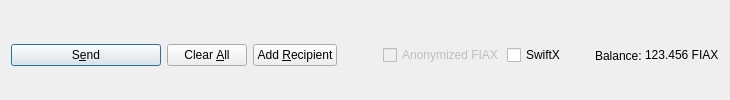
         <widget class="QFrame" name="frame_Send">
          <layout class="QHBoxLayout" name="horizontalLayout">
           <property name="bottomMargin">
            <number>0</number>
           </property>
           <item>
            <widget class="QPushButton" name="sendButton">
             <property name="minimumSize">
              <size>
               <width>150</width>
               <height>0</height>
              </size>
             </property>
             <property name="toolTip">
              <string>Confirm the send action</string>
             </property>
             <property name="text">
              <string>S&amp;end</string>
             </property>
             <property name="icon">
              <iconset resource="../fiax.qrc">
               <normaloff>:/icons/send</normaloff>:/icons/send</iconset>
             </property>
             <property name="autoDefault">
              <bool>false</bool>
             </property>
             <property name="default">
              <bool>true</bool>
             </property>
            </widget>
           </item>
           <item>
            <widget class="QPushButton" name="clearButton">
             <property name="sizePolicy">
              <sizepolicy hsizetype="Minimum" vsizetype="Fixed">
               <horstretch>0</horstretch>
               <verstretch>0</verstretch>
              </sizepolicy>
             </property>
             <property name="toolTip">
              <string>Clear all fields of the form.</string>
             </property>
             <property name="text">
              <string>Clear &amp;All</string>
             </property>
             <property name="icon">
              <iconset resource="../fiax.qrc">
               <normaloff>:/icons/remove</normaloff>:/icons/remove</iconset>
             </property>
             <property name="autoDefault">
              <bool>false</bool>
             </property>
            </widget>
           </item>
           <item>
            <widget class="QPushButton" name="addButton">
             <property name="toolTip">
              <string>Send to multiple recipients at once</string>
             </property>
             <property name="text">
              <string>Add &amp;Recipient</string>
             </property>
             <property name="icon">
              <iconset resource="../fiax.qrc">
               <normaloff>:/icons/add</normaloff>:/icons/add</iconset>
             </property>
             <property name="autoDefault">
              <bool>false</bool>
             </property>
            </widget>
           </item>
           <item>
            <spacer name="horizontalSpacer">
             <property name="orientation">
              <enum>Qt::Horizontal</enum>
             </property>
             <property name="sizeHint" stdset="0">
              <size>
               <width>40</width>
               <height>20</height>
              </size>
             </property>
            </spacer>
           </item>
           <item>
            <layout class="QHBoxLayout" name="horizontalLayout_2">
             <property name="spacing">
              <number>3</number>
             </property>
             <item>
              <widget class="QCheckBox" name="checkzFIAX">
               <property name="enabled">
                <bool>false</bool>
               </property>
               <property name="text">
                <string>Anonymized FIAX</string>
               </property>
              </widget>
             </item>
             <item>
              <widget class="QCheckBox" name="checkSwiftTX">
               <property name="enabled">
                <bool>true</bool>
               </property>
               <property name="minimumSize">
                <size>
                 <width>85</width>
                 <height>0</height>
                </size>
               </property>
               <property name="text">
                <string>SwiftX</string>
               </property>
              </widget>
             </item>
             <item>
              <widget class="QLabel" name="label">
               <property name="text">
                <string>Balance:</string>
               </property>
              </widget>
             </item>
             <item>
              <widget class="QLabel" name="labelBalance">
               <property name="sizePolicy">
                <sizepolicy hsizetype="Preferred" vsizetype="Fixed">
                 <horstretch>0</horstretch>
                 <verstretch>0</verstretch>
                </sizepolicy>
               </property>
               <property name="cursor">
                <cursorShape>IBeamCursor</cursorShape>
               </property>
               <property name="text">
                <string notr="true">123.456 FIAX</string>
               </property>
               <property name="textInteractionFlags">
                <set>Qt::LinksAccessibleByMouse|Qt::TextSelectableByKeyboard|Qt::TextSelectableByMouse</set>
               </property>
              </widget>
             </item>
            </layout>
           </item>
          </layout>
         </widget>
